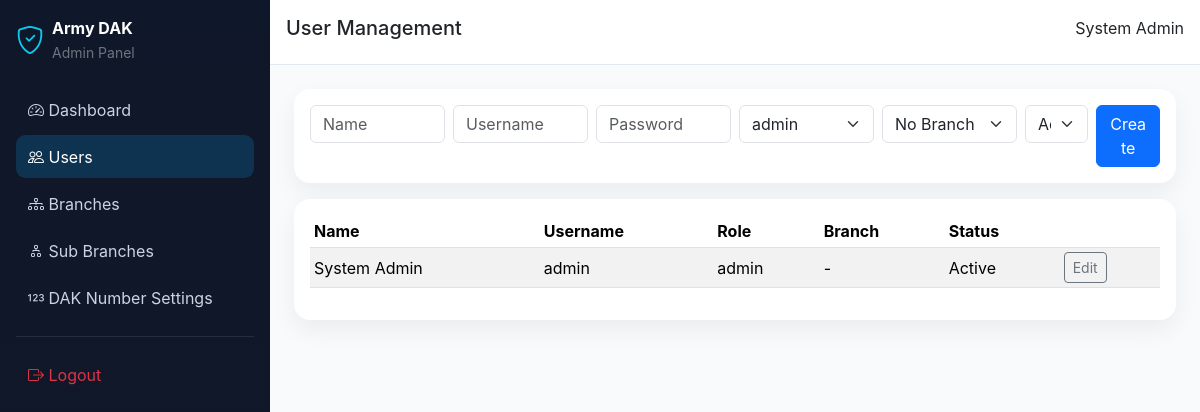
Before: /admin/users.php (signed in) with the older database file.
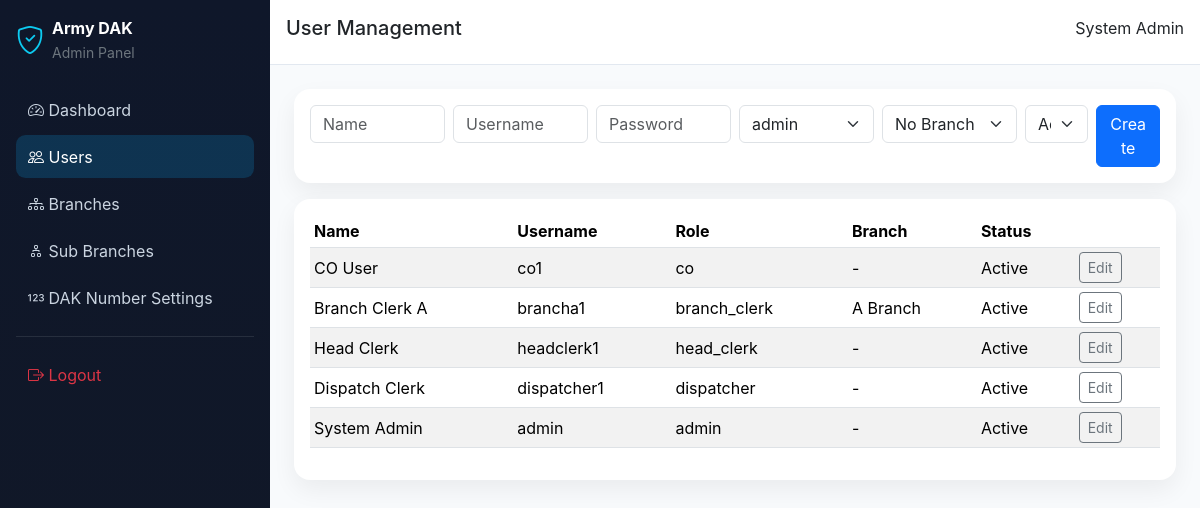
After: the same page with the newer database file.
### tables this page shows
CREATE TABLE IF NOT EXISTS users (
  id INT AUTO_INCREMENT PRIMARY KEY,
  name VARCHAR(120) NOT NULL,
  username VARCHAR(80) NOT NULL UNIQUE,
  password VARCHAR(255) NOT NULL,
  role ENUM('admin','dispatcher','head_clerk','branch_clerk','officer','co') NOT NULL,
  branch_id INT NULL,
  status TINYINT(1) NOT NULL DEFAULT 1,
  created_at TIMESTAMP DEFAULT CURRENT_TIMESTAMP,
  FOREIGN KEY (branch_id) REFERENCES branches(id)
);

CREATE TABLE IF NOT EXISTS branches (
  id INT AUTO_INCREMENT PRIMARY KEY,
  branch_name VARCHAR(100) NOT NULL,
  description VARCHAR(255) NULL,
  status TINYINT(1) NOT NULL DEFAULT 1
);

### includes/auth.php (called while the page is built, shortened)
<?php
require_once __DIR__ . '/../config/database.php';
function esc(string $value): string
{
    return htmlspecialchars($value, ENT_QUOTES, 'UTF-8');
}
function auth_user(): ?array
{
    return $_SESSION['auth_user'] ?? null;
}

### config/database.php (called while the page is built, shortened)
<?php
function db(): PDO
{
    static $pdo = null;
    if ($pdo instanceof PDO) {
        return $pdo;
    }
    $host = getenv('DB_HOST') ?: '127.0.0.1';
    $name = getenv('DB_NAME') ?: 'dak_system';
    $user = getenv('DB_USER') ?: 'root';
    $pass = getenv('DB_PASS') ?: '';
    $dsn = sprintf('mysql:host=%s;dbname=%s;charset=utf8mb4', $host, $name);
    $pdo = new PDO($dsn, $user, $pass, [
        PDO::ATTR_ERRMODE => PDO::ERRMODE_EXCEPTION,
        PDO::ATTR_DEFAULT_FETCH_MODE => PDO::FETCH_ASSOC,
        PDO::ATTR_EMULATE_PREPARES => false,
    ]);
    return $pdo;
}

### admin/users.php (the view, shortened to what this page needs)
<?php
require_once __DIR__ . '/../includes/auth.php';
$activeMenu = 'users';
$edit = null;
$users = db()->query('SELECT u.*, b.branch_name FROM users u LEFT JOIN branches b ON b.id=u.branch_id ORDER BY u.id DESC')->fetchAll();
include __DIR__ . '/../includes/header.php';
include __DIR__ . '/../includes/sidebar.php';
?>
<div class="main-panel"><div class="topbar p-3 d-flex justify-content-between"><h5>User Management</h5><span><?= esc(auth_user()['name']) ?></span></div>
<main class="p-4">
<div class="card p-3 mb-3"><form method="post" class="row g-2"><?= csrf_field() ?>
<div class="col-md-2"><input required name="name" value="<?= esc($edit['name'] ?? '') ?>" class="form-control" placeholder="Name"></div>
<div class="col-md-2"><input required name="username" value="<?= esc($edit['username'] ?? '') ?>" class="form-control" placeholder="Username"></div>
<div class="col-md-2"><input <?= $edit ? '' : 'required' ?> name="password" type="password" class="form-control" placeholder="Password<?= $edit ? ' (leave blank to keep)' : '' ?>"></div>
<div class="col-md-2"><select name="role" class="form-select"><?php foreach (['admin','dispatcher','head_clerk','branch_clerk','officer','co'] as $role): ?><option <?= (($edit['role'] ?? '') === $role) ? 'selected' : '' ?>><?= esc($role) ?></option><?php endforeach; ?></select></div>
<div class="col-md-2"><select name="branch_id" class="form-select"><option value="">No Branch</option></select></div>
<div class="col-md-1"><select name="status" class="form-select"><option value="1">Active</option><option value="0" <?= (($edit['status'] ?? 1)==0)?'selected':'' ?>>Inactive</option></select></div>
<div class="col-md-1"><button class="btn btn-primary w-100"><?= $edit ? 'Update' : 'Create' ?></button></div>
</form></div>
<div class="card p-3"><table class="table table-striped table-sm align-middle"><thead><tr><th>Name</th><th>Username</th><th>Role</th><th>Branch</th><th>Status</th><th></th></tr></thead><tbody><?php foreach($users as $u): ?><tr><td><?= esc($u['name']) ?></td><td><?= esc($u['username']) ?></td><td><?= esc($u['role']) ?></td><td><?= esc($u['branch_name'] ?? '-') ?></td><td><?= $u['status'] ? 'Active' : 'Inactive' ?></td><td><a class="btn btn-sm btn-outline-secondary" href="?edit=<?= (int)$u['id'] ?>">Edit</a></td></tr><?php endforeach; ?></tbody></table></div>
</main></div>
<?php include __DIR__ . '/../includes/footer.php'; ?>

### includes/header.php (shortened to what this page needs)
<?php
require_once __DIR__ . '/auth.php';
$activeMenu = $activeMenu ?? '';
$isAdminPanel = str_starts_with($_SERVER['PHP_SELF'] ?? '', '/admin/');
?>
<!doctype html>
<html lang="en">
<head>
    <link href="https://cdn.jsdelivr.net/npm/bootstrap@5.3.3/dist/css/bootstrap.min.css" rel="stylesheet">
    <link href="https://cdn.jsdelivr.net/npm/bootstrap-icons@1.11.3/font/bootstrap-icons.css" rel="stylesheet">
    <link rel="stylesheet" href="/assets/css/style.css">
</head>
<body>
<div class="app-shell d-flex">

### includes/sidebar.php (shortened to what this page needs)
<aside class="sidebar text-white p-3">
    <div class="d-flex align-items-center gap-2 mb-4">
        <i class="bi bi-shield-check fs-3 text-info"></i>
        <div>
            <div class="fw-bold">Army DAK</div>
            <small class="text-secondary"><?= $isAdminPanel ? 'Admin Panel' : 'User Panel' ?></small>
        </div>
    </div>
    <?php if ($isAdminPanel): ?>
        <a class="menu-link <?= $activeMenu === 'admin_dashboard' ? 'active' : '' ?>" href="/admin/dashboard.php"><i class="bi bi-speedometer2"></i> Dashboard</a>
        <a class="menu-link <?= $activeMenu === 'users' ? 'active' : '' ?>" href="/admin/users.php"><i class="bi bi-people"></i> Users</a>
        <a class="menu-link <?= $activeMenu === 'branches' ? 'active' : '' ?>" href="/admin/branches.php"><i class="bi bi-diagram-3"></i> Branches</a>
        <a class="menu-link <?= $activeMenu === 'sub_branches' ? 'active' : '' ?>" href="/admin/sub_branches.php"><i class="bi bi-diagram-2"></i> Sub Branches</a>
        <a class="menu-link <?= $activeMenu === 'dak_settings' ? 'active' : '' ?>" href="/admin/dak_number_settings.php"><i class="bi bi-123"></i> DAK Number Settings</a>
    <?php endif; ?>
    <hr class="border-secondary">
    <a class="menu-link text-danger" href="/auth/logout.php"><i class="bi bi-box-arrow-right"></i> Logout</a>
</aside>

### includes/footer.php (shortened to what this page needs)
</div>
</body>
</html>

### assets/css/style.css (style rules this page uses)
:root { --primary: #0f172a; --accent: #075985; --bg: #f8fafc; }
body { font-family: Inter, Roboto, sans-serif; background: var(--bg); }
.app-shell { min-height: 100vh; }
.sidebar { width: 270px; background: linear-gradient(180deg, #0f172a 0%, #111827 100%); }
.menu-link { color: #cbd5e1; display: block; text-decoration: none; padding: .6rem .75rem; border-radius: .6rem; margin-bottom: .25rem; }
.menu-link:hover, .menu-link.active { color: #fff; background: rgba(14, 165, 233, .2); }
.main-panel { flex: 1; }
.topbar { background: #fff; border-bottom: 1px solid #e2e8f0; }
.card { border: none; border-radius: 1rem; box-shadow: 0 10px 25px rgba(2, 6, 23, .06); }

Changed rows visible on the page:
added users: name "CO User", username "co1", role "co", branch_name "-", status "Active"
added users: name "Branch Clerk A", username "brancha1", role "branch_clerk", branch.branch_name "A Branch", status "Active"
added users: name "Head Clerk", username "headclerk1", role "head_clerk", branch_name "-", status "Active"
added users: name "Dispatch Clerk", username "dispatcher1", role "dispatcher", branch_name "-", status "Active"
